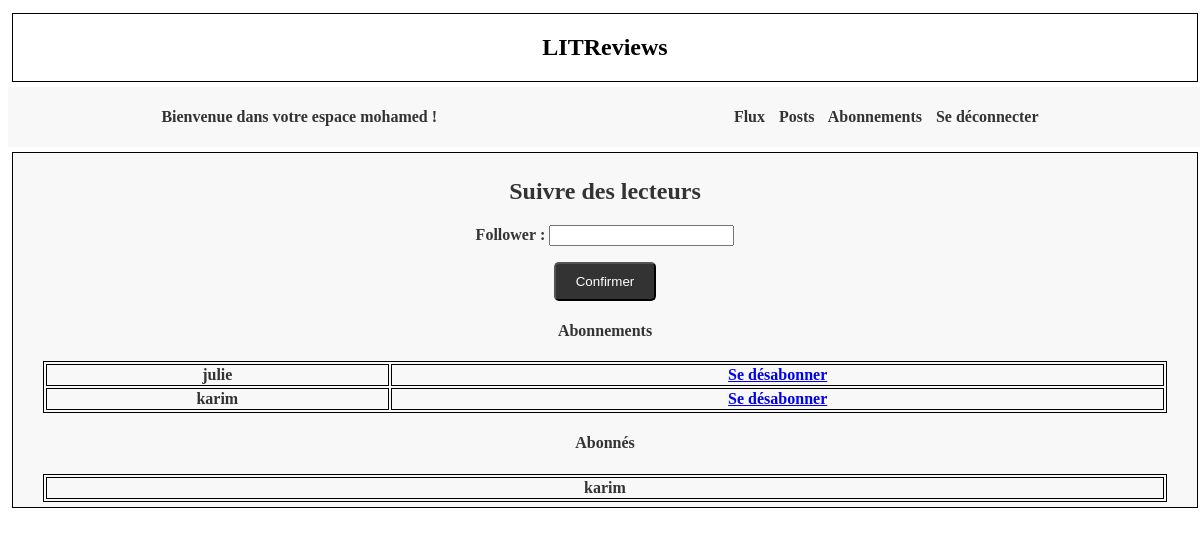
Page /followusers/ (signed in) on the earlier database version.
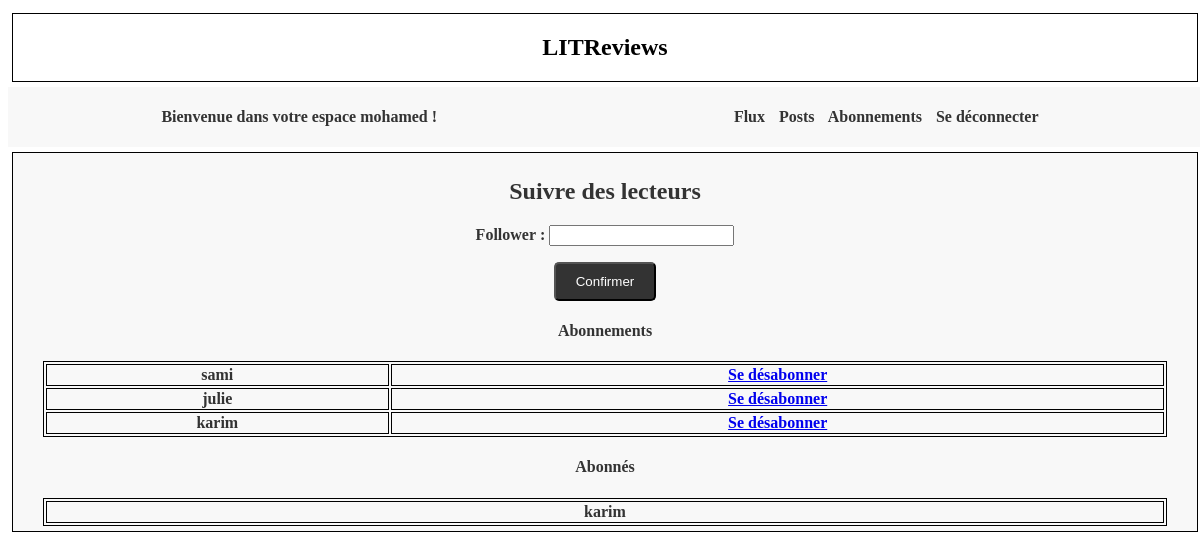
Same page on the later database version.
### authentication/models.py (models this page shows, shortened)
class User(AbstractUser):
    AUTHOR = "AUTHOR"
    FOLLOWER = "FOLLOWER"
    ROLE_CHOICES = (
        (AUTHOR, "Auteur"),
        (FOLLOWER, "Abonné"),
    )
    profile_photo = models.ImageField(verbose_name="Image de profil")
    role = models.CharField(max_length=30,
                            choices=ROLE_CHOICES, verbose_name="Rôle")

### flux/models.py (models this page shows, shortened)
class UserFollows(models.Model):
    user = models.ForeignKey(
        to=settings.AUTH_USER_MODEL,
        on_delete=models.CASCADE,
        related_name="following"
    )
    followed_user = models.ForeignKey(
        to=settings.AUTH_USER_MODEL,
        on_delete=models.CASCADE,
        related_name="followed_by",
    )
    objects = models.Manager()  # Ajout du gestionnaire d'objets par défaut
    class Meta:
        unique_together = (
            "user",
            "followed_user",
        )

### flux/views.py (the view)
# urls.py: path("followusers/", follow_users, name="follow_users"),
@login_required
def follow_users(request):
    context = {}
    if request.method == "POST":
        form = FollowUsersForm(request.POST)
        if form.is_valid():
            follower = form.cleaned_data["follower"]
            try:
                user = User.objects.get(username__exact=follower)
            except User.DoesNotExist:
                user = None
            if user and user != request.user:  # Vérification si l'utilisateur n'est pas lui-même
                UserFollows.objects.create(user=request.user, followed_user=user)
                return redirect("follow_users")
            else:
                messages.error(request, "Vous ne pouvez pas vous abonner à vous-même.")
    else:
        form = FollowUsersForm()
    context["form"] = form
    context["following"] = UserFollows.objects.filter(user=request.user)
    context["followed_by"] = UserFollows.objects.filter(followed_user=request.user)
    return render(request, "flux/follow_users.html", context)

### flux/forms.py
class FollowUsersForm(forms.Form):
    follower = forms.CharField(max_length=100)

### flux/templates/flux/follow_users.html (shortened to what this page needs)
{% extends 'base.html' %}
{% load static %}
{% block content %}
<link rel="stylesheet" href="{% static 'style.css' %}">
    <h2>Suivre des lecteurs</h2>
    <form method="post">
        {{ form.as_p }}
        <p><input type="submit" class="button" value="Confirmer"></p>
    </form>
    <div class="Abonnements">
        <h4>Abonnements</h4>
        <table style="width: 100%;">
            {% for user in following %}
            <tr>
                <td>{{ user.followed_user.username }}</td>
                <td><a href="{% url 'delete_follow' user.followed_user.id %}">Se désabonner</a> </td>
            </tr>
            {% endfor %}
        </table>
    </div>
    <div class="Abonnes">
        <h4>Abonnés</h4>
        <table style="width: 100%;">
            {% for user in followed_by %}
            <tr>
                <td>{{ user.user.username }}</td>
            </tr>
            {% endfor %}
        </table>
    </div>
{% endblock content %}

### litreviews/templates/base.html (shortened to what this page needs)
{% load static %}
<!DOCTYPE html>
<html lang="fr">
<head>
    <link rel="stylesheet" href="{% static 'style.css' %}">
</head>
<body>
    <section>
    <div class="border">
        <h1>LITReviews</h1>
    </div>
    </section>
    {%  if user.is_authenticated %}
    <nav class="header">
        <p>Bienvenue dans votre espace {{ request.user }} !</p>
        <p>
            <a href="{% url 'flux' %}">Flux</a>
            <a href="{% url 'posts' %}">Posts</a>
            <a href="{% url 'follow_users' %}">Abonnements</a>
            <a href="{% url 'logout' %}">Se déconnecter</a>
        </p>
    </nav>
    {% endif %}
    <section>
    <div class="border header">
        <div class="content">
        {% block content %}{% endblock content %}
        </div>
    </div>
    </section>
</body>
</html>

### litreviews/static/style.css (style rules this page uses)
body { box-sizing: border-box; background-color: white; color: black; }
section { display: flex; flex-direction: column; align-items: center; justify-content: center; box-sizing: content-box; width: 100%; padding: 5px; text-align: center; }
nav { display: flex; justify-content: flex-end; width: 100%; padding: 5px; text-align: justify; background-color: #f8f8f8; color: #333; font-weight: bold; }
nav a { margin-right: 10px; color: #333; text-decoration: none; }
div { align-items: left; justify-content: left; }
table, th, td { border: 1px solid black; }
.border { border: solid 1px #000000; background-color: #ffffff; width: 100%; }
.header { display: flex; justify-content: space-around; background-color: #f8f8f8; color: #333; font-weight: bold; }
.content { width: 95%; padding: 5px; }
.button { display: inline-block; padding: 10px 20px; background-color: #333; color: #fff; text-decoration: none; border-radius: 5px; transition: background-color 0.3s ease; }

Differences in the rows shown:
added UserFollows: followed_user.username "sami", shown under "Abonnements"
